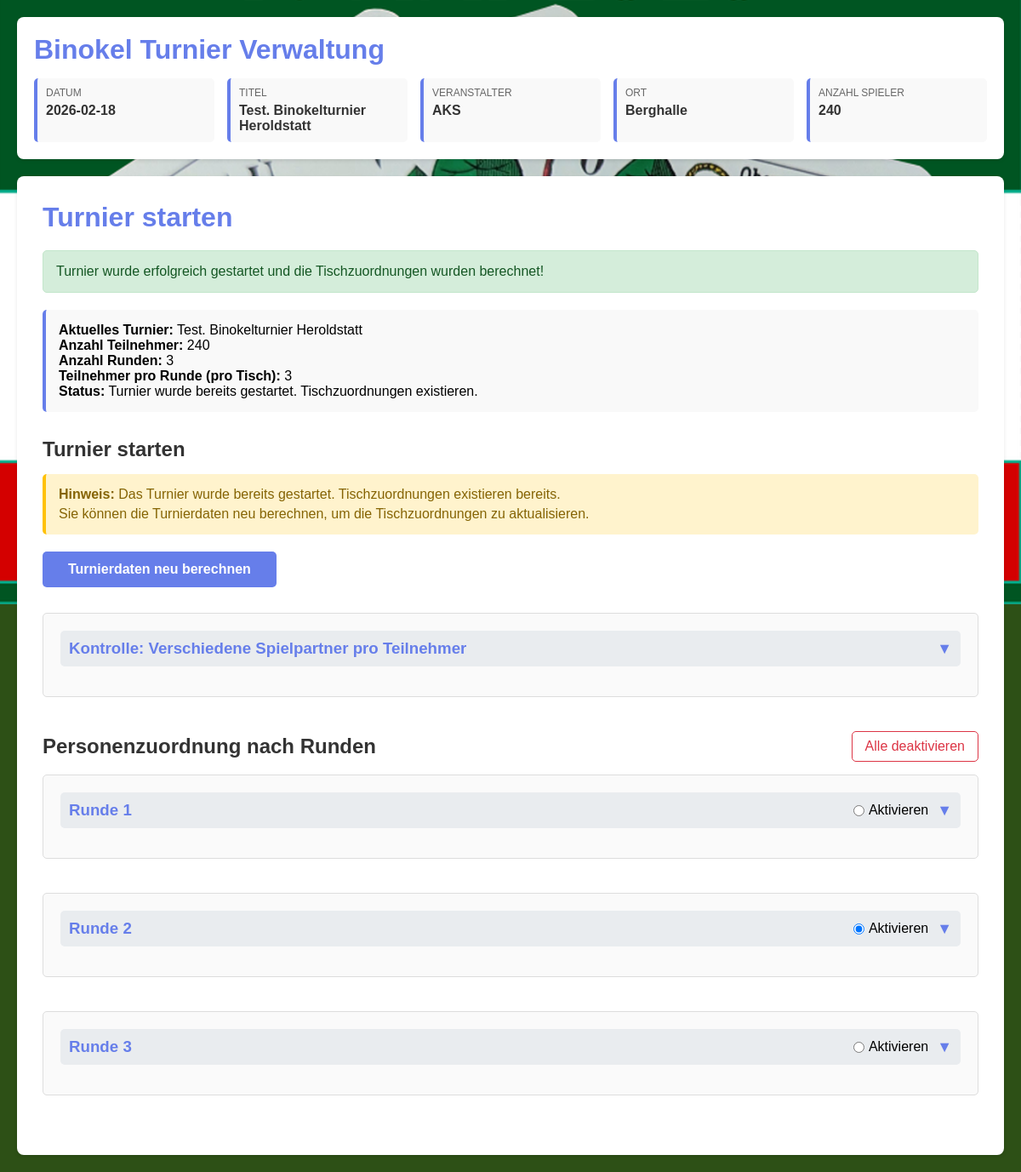
/turnier/turnier_starten.php?success=1, run on an earlier commit of the app's database.
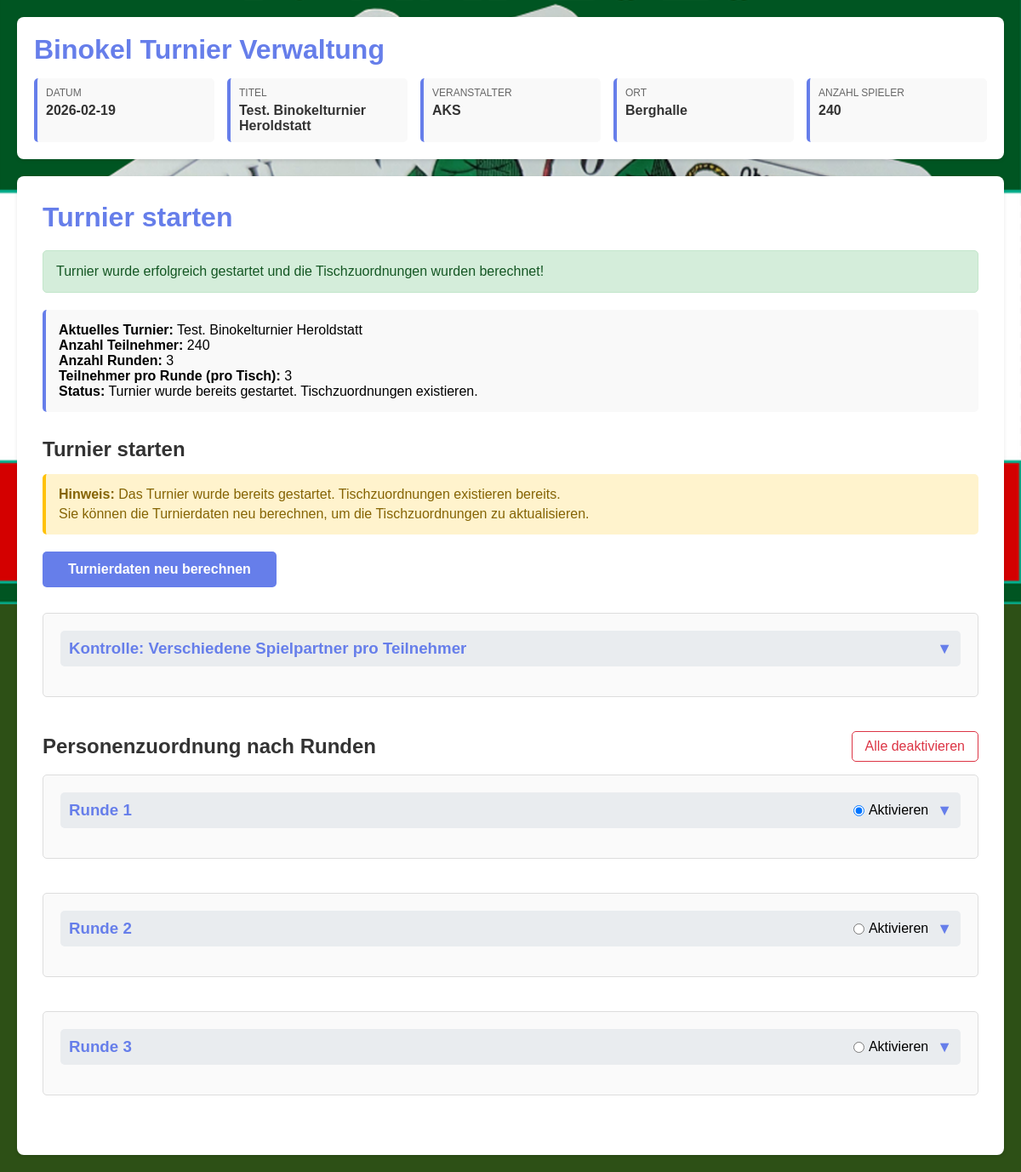
And on a later commit of the database.
### tables this page shows
CREATE TABLE turnier (
        id INTEGER PRIMARY KEY AUTOINCREMENT,
        datum TEXT NOT NULL,
        titel TEXT NOT NULL,
        veranstalter TEXT NOT NULL,
        ort TEXT NOT NULL,
        erstellt_am TEXT DEFAULT CURRENT_TIMESTAMP,
        aktiv INTEGER DEFAULT 1
    , anzahl_spieler INTEGER DEFAULT 0, anzahl_runden INTEGER DEFAULT 3, spieler_pro_runde INTEGER DEFAULT 3, aktive_runde INTEGER DEFAULT NULL, aktive_ergebnis_runde INTEGER DEFAULT NULL, googlemaps_link TEXT DEFAULT NULL, startzeit TEXT DEFAULT NULL, einlasszeit TEXT DEFAULT NULL);

### turnier/config.php (called while the page is built, shortened)
<?php
function getAktuellesTurnier() {
    $db = getDB();
    $stmt = $db->query("SELECT * FROM turnier WHERE aktiv = 1 ORDER BY id DESC LIMIT 1");
    return $stmt->fetch(PDO::FETCH_ASSOC);
}

### turnier/turnier_starten.php (the view, shortened to what the changed rows need)
<?php
require_once 'config.php';
$aktuellesTurnier = getAktuellesTurnier();
$parameterOk = true;
$hatZuordnungen = false;
if ($aktuellesTurnier) {
    $db = getDB();
    $stmt = $db->prepare("SELECT COUNT(*) as count FROM turnier_zuordnungen WHERE turnier_id = ?");
    $stmt->execute([$aktuellesTurnier['id']]);
    $result = $stmt->fetch(PDO::FETCH_ASSOC);
    $hatZuordnungen = ($result['count'] > 0);
}
?>
<!DOCTYPE html>
<html lang="de">
<head>
</head>
<body>
    <?php include 'header.php'; ?>
    <div class="container">
        <h1>Turnier starten</h1>
        <?php if (!$aktuellesTurnier): ?>
            <div class="message error">
                Kein aktives Turnier gefunden. Bitte erst ein Turnier erfassen und aktivieren.
            </div>
        <?php else: ?>
            <div class="info-box">
                <p><strong>Aktuelles Turnier:</strong> <?php echo htmlspecialchars($aktuellesTurnier['titel']); ?></p>
                <p><strong>Anzahl Teilnehmer:</strong> <?php echo htmlspecialchars($aktuellesTurnier['anzahl_spieler']); ?></p>
                <p><strong>Anzahl Runden:</strong> <?php echo htmlspecialchars($aktuellesTurnier['anzahl_runden'] ?? '3'); ?></p>
                <p><strong>Teilnehmer pro Runde (pro Tisch):</strong> <?php echo htmlspecialchars($aktuellesTurnier['spieler_pro_runde'] ?? '3'); ?></p>
                <?php if ($hatZuordnungen): ?>
                    <p><strong>Status:</strong> Turnier wurde bereits gestartet. Tischzuordnungen existieren.</p>
                <?php endif; ?>
            </div>
            <h2>Turnier starten</h2>
            <?php if (!$hatZuordnungen): ?>
                <?php if (!$parameterOk): ?>
                    <div class="message error">
                        <strong>Das Turnier kann nicht gestartet werden, da die Parameter nicht korrekt sind.</strong>
                        <p style="margin-top: 10px;">Bitte korrigieren Sie die Parameter im Modul "Turnier erfassen" und versuchen Sie es erneut.</p>
                    </div>
                    <button type="button" class="btn" disabled>Turnier starten und Tischzuordnungen berechnen</button>
                <?php else: ?>
                    <div class="info-box" style="background: #d4edda; border-left-color: #28a745;">
                        <p style="color: #155724;"><strong>✓ Alle Parameter sind korrekt.</strong></p>
                        <p style="color: #155724; margin-top: 5px;">Das Turnier kann gestartet werden.</p>
                    </div>
                    <form method="POST">
                        <input type="hidden" name="start_turnier" value="1">
                        <button type="submit" class="btn">Turnier starten und Tischzuordnungen berechnen</button>
                    </form>
                <?php endif; ?>
            <?php else: ?>
                <div class="info-box" style="background: #fff3cd; border-left-color: #ffc107;">
                    <p style="color: #856404;"><strong>Hinweis:</strong> Das Turnier wurde bereits gestartet. Tischzuordnungen existieren bereits.</p>
                    <p style="color: #856404; margin-top: 5px;">Sie können die Turnierdaten neu berechnen, um die Tischzuordnungen zu aktualisieren.</p>
                </div>
            <?php endif; ?>
            <div style="margin-top: 20px;">
                <form method="POST">
                    <button type="submit" class="btn" <?php echo !$parameterOk ? 'disabled' : ''; ?>>Turnierdaten neu berechnen</button>
                </form>
            </div>
            <?php if ($hatZuordnungen): ?>
                <div class="runde-container" style="margin-top: 30px;">
                    <div class="runde-header" onclick="toggleKontrolle()">
                        <h3>Kontrolle: Verschiedene Spielpartner pro Teilnehmer</h3>
                        <span class="runde-toggle" id="toggle-kontrolle">▼</span>
                    </div>
                </div>
                <div style="display: flex; justify-content: space-between; align-items: center; margin-bottom: 15px;">
                    <h2 style="margin: 0;">Personenzuordnung nach Runden</h2>
                    <a href="runde_deaktivieren.php" style="color: #dc3545; text-decoration: none; padding: 8px 15px; border: 1px solid #dc3545; border-radius: 5px; transition: all 0.3s;"
                       onmouseover="this.style.background='#dc3545'; this.style.color='white';"
                       onmouseout="this.style.background='white'; this.style.color='#dc3545';">
                        Alle deaktivieren
                    </a>
                </div>
                <?php
                $anzahlRunden = intval($aktuellesTurnier['anzahl_runden'] ?? 3);
                for ($runde = 1; $runde <= $anzahlRunden; $runde++):
                ?>
                    <div id="runde-<?php echo $runde; ?>" class="runde-container">
                        <div class="runde-header" onclick="toggleRunde(<?php echo $runde; ?>)">
                            <h3>Runde <?php echo $runde; ?></h3>
                            <div style="display: flex; align-items: center; gap: 10px;">
                                <label style="display: flex; align-items: center; gap: 5px; cursor: pointer; margin: 0;" onclick="event.stopPropagation();">
                                    <input type="radio" name="aktive_runde" value="<?php echo $runde; ?>"
                                           <?php echo (isset($aktuellesTurnier['aktive_runde']) && $aktuellesTurnier['aktive_runde'] == $runde) ? 'checked' : ''; ?>
                                           onchange="aktiviereRunde(<?php echo $runde; ?>)">
                                    <span>Aktivieren</span>
                                </label>
                                <span class="runde-toggle" id="toggle-<?php echo $runde; ?>">▼</span>
                            </div>
                        </div>
                    </div>
                <?php endfor; ?>
            <?php endif; ?>
        <?php endif; ?>
    </div>
</body>
</html>

### turnier/header.php (shortened to what the changed rows need)
<?php
require_once 'config.php';
$aktuellesTurnier = getAktuellesTurnier();
?>
<div class="header">
    <h1>Binokel Turnier Verwaltung</h1>
    <?php if ($aktuellesTurnier): ?>
        <div class="turnier-info">
            <div class="info-item">
                <div class="info-label">Datum</div>
                <div class="info-value"><?php echo htmlspecialchars($aktuellesTurnier['datum']); ?></div>
            </div>
            <div class="info-item">
                <div class="info-label">Titel</div>
                <div class="info-value"><?php echo htmlspecialchars($aktuellesTurnier['titel']); ?></div>
            </div>
            <div class="info-item">
                <div class="info-label">Veranstalter</div>
                <div class="info-value"><?php echo htmlspecialchars($aktuellesTurnier['veranstalter']); ?></div>
            </div>
            <div class="info-item">
                <div class="info-label">Ort</div>
                <div class="info-value"><?php echo htmlspecialchars($aktuellesTurnier['ort']); ?></div>
            </div>
            <div class="info-item">
                <div class="info-label">Anzahl Spieler</div>
                <div class="info-value"><?php echo htmlspecialchars($aktuellesTurnier['anzahl_spieler'] ?? '0'); ?></div>
            </div>
        </div>
    <?php else: ?>
        <p class="no-turnier">Noch kein Turnier erfasst</p>
    <?php endif; ?>
</div>

What changed in the data, as far as the page shows it:
changed turnier "Test. Binokelturnier Heroldstatt": datum "2026-02-18" → "2026-02-19"; aktive_runde "☐ Aktivieren" → "☑ Aktivieren"; aktive_runde "☑ Aktivieren" → "☐ Aktivieren"
